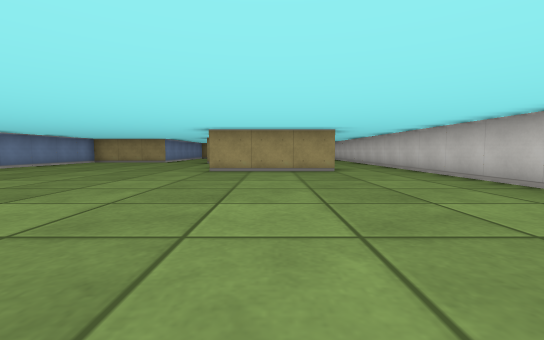
view 1 (above)

18 first-person views from a walk through a cub3D level. The camera is about half as high as the walls, tilts 4° down and sees 90° across. The floor is counted in squares. Each view is taken from the middle of a square. On the plan, view 1 faces up. The plan holds only what a view shows up to about 9 squares ahead; the rest is blank.

view 2
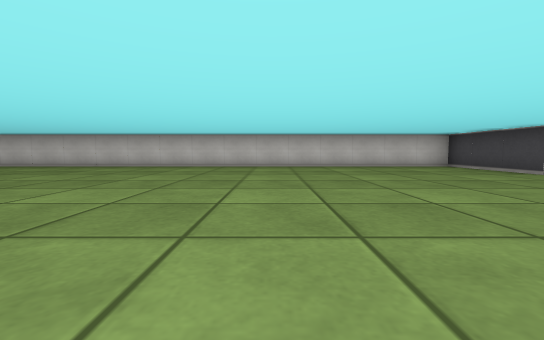

view 3
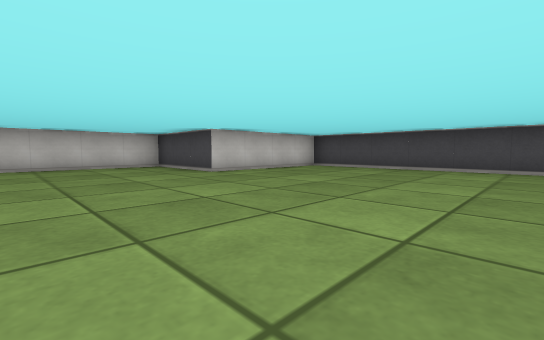

view 4
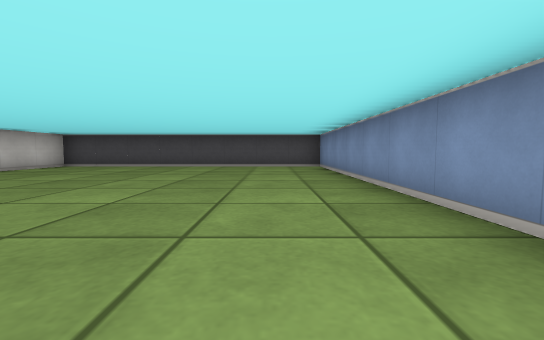

view 5
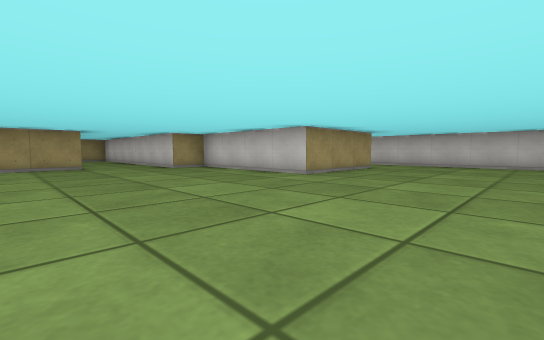

view 6
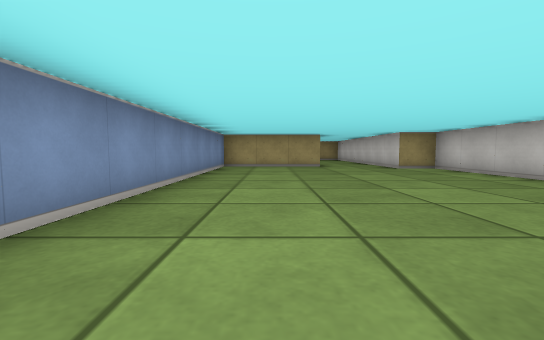

view 7
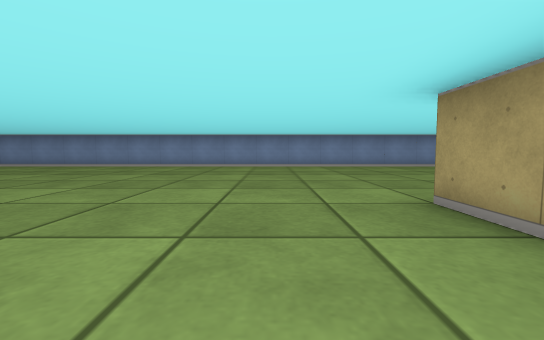

view 8
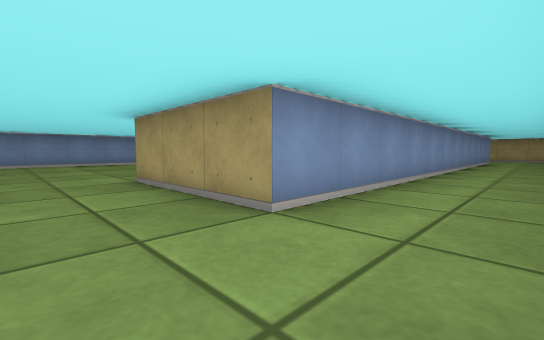

view 9
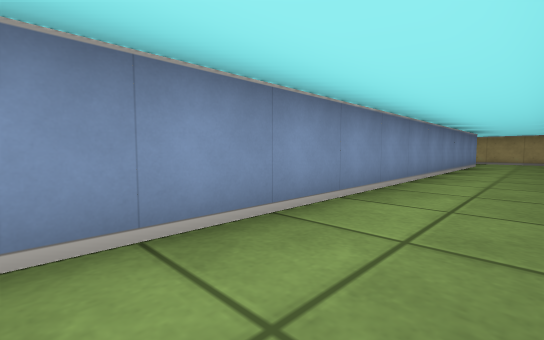

view 10
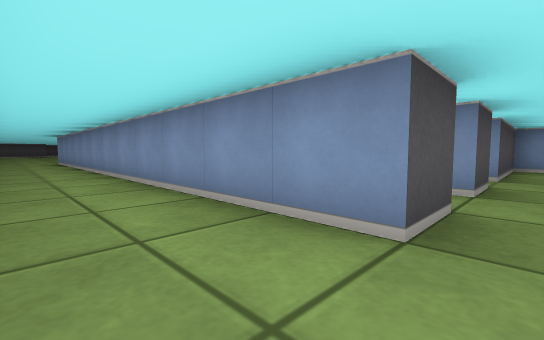

view 11
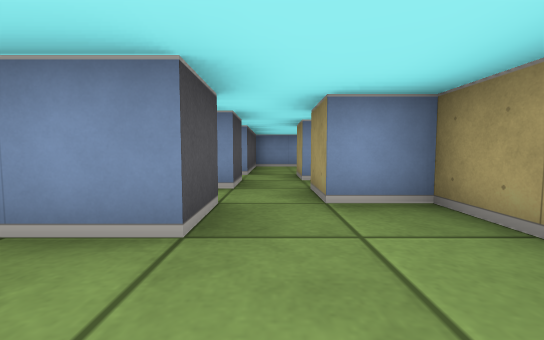

view 12
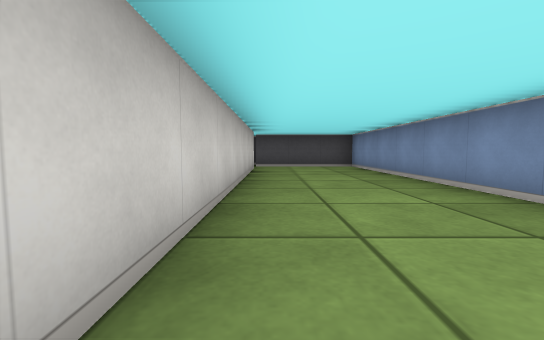

view 13
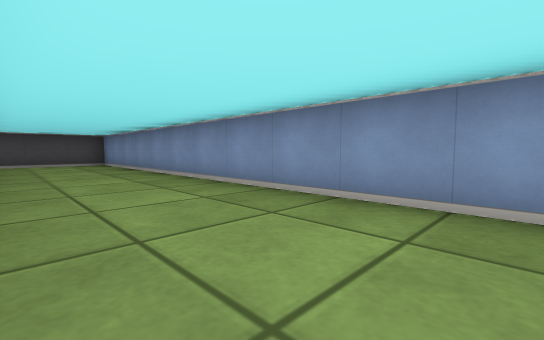

view 14
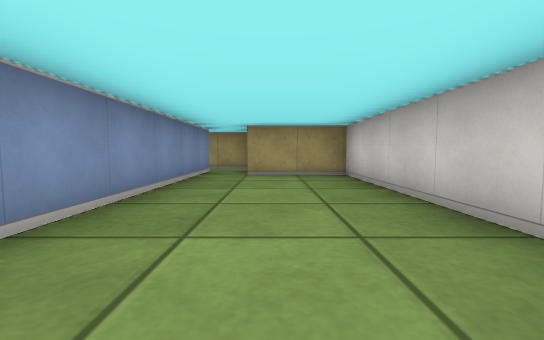

view 15
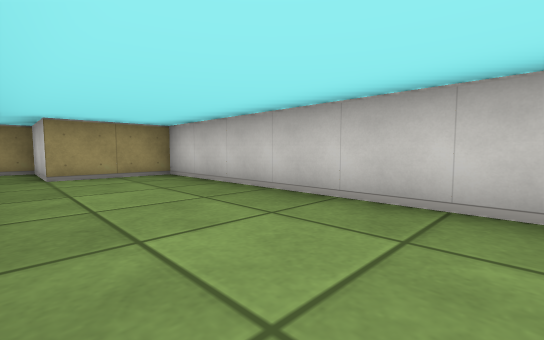

view 16
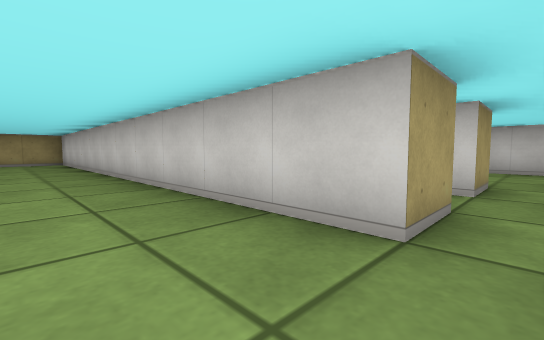

view 17
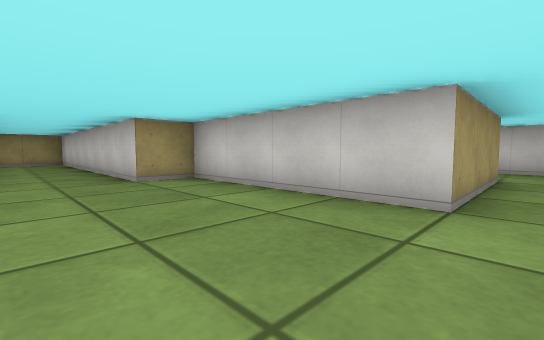

view 18
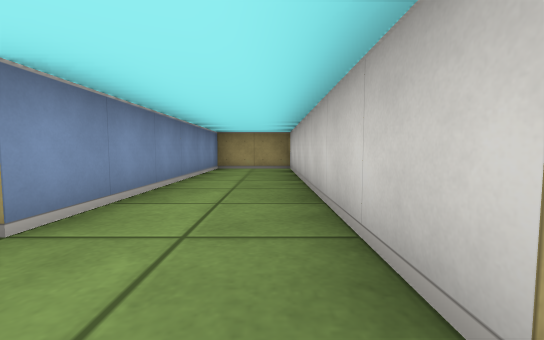

### Floor plan
Points are (right, up) in squares from view 1. A wall is a line through its corners. A room is listed if a view was taken in it or the views show most of it. See-through windows are left out.
Room 1 (views 1, 2, 3, 4, 5, 6, 7, 8, 9, 10, 11, 17, 18)
walls: (0.4, 18.5) (1.5, 18.5) (1.5, 6.5) (-1.5, 6.5) (-1.5, 10.5) (-2.5, 10.5) (-2.5, 17.5) (-4.5, 17.5) (-4.5, 11.5) (-7.5, 11.5) (-7.5, -11.5) (0.5, -11.5) (0.5, -7.5) (3.5, -7.5) (3.5, 9); (3.5, 18.9) (3.5, 19.9); (3, 20.5) (0.5, 20.5) (0.5, 19.5) (-0.5, 19.5)
ways out: opening at (-1, 19) to room 2
Room 2 (views 12, 13, 14, 15, 16)
walls: (-1.4, 19.5) (-2.5, 19.5) (-2.5, 30.5) (-4.5, 30.5); (-1.5, 18.5) (-0.5, 18.5); (-5.5, 30.5) (-5.5, 18.5) (-2.5, 18.5)
ways out: opening at (-1, 19) to room 1; opening at (-5, 31) to room 3
Room 3 (no view inside)
walls: (-5.5, 31.5) (-5.5, 30.5); (-4.5, 30.5) (-4.5, 32.5) (-5.8, 32.5)
ways out: opening at (-5, 31) to room 2

Positions as (right, up) in squares from view 1, and headings:
1: (0, 0), facing up
2: (-5, -2), facing right
3: (-5, -4), facing down-right
4: (-6, -3), facing down
5: (-6, 3), facing up-right
6: (-6, 3), facing up
7: (1, 5), facing left
8: (3, 5), facing up-left
9: (3, 8), facing up-left
10: (3, 19), facing down-left
11: (3, 19), facing left
12: (-3, 27), facing down
13: (-3, 29), facing down-left
14: (-4, 25), facing up
15: (-5, 25), facing up-right
16: (-4, 19), facing up-right
17: (-4, 6), facing up-right
18: (-3, 10), facing up
